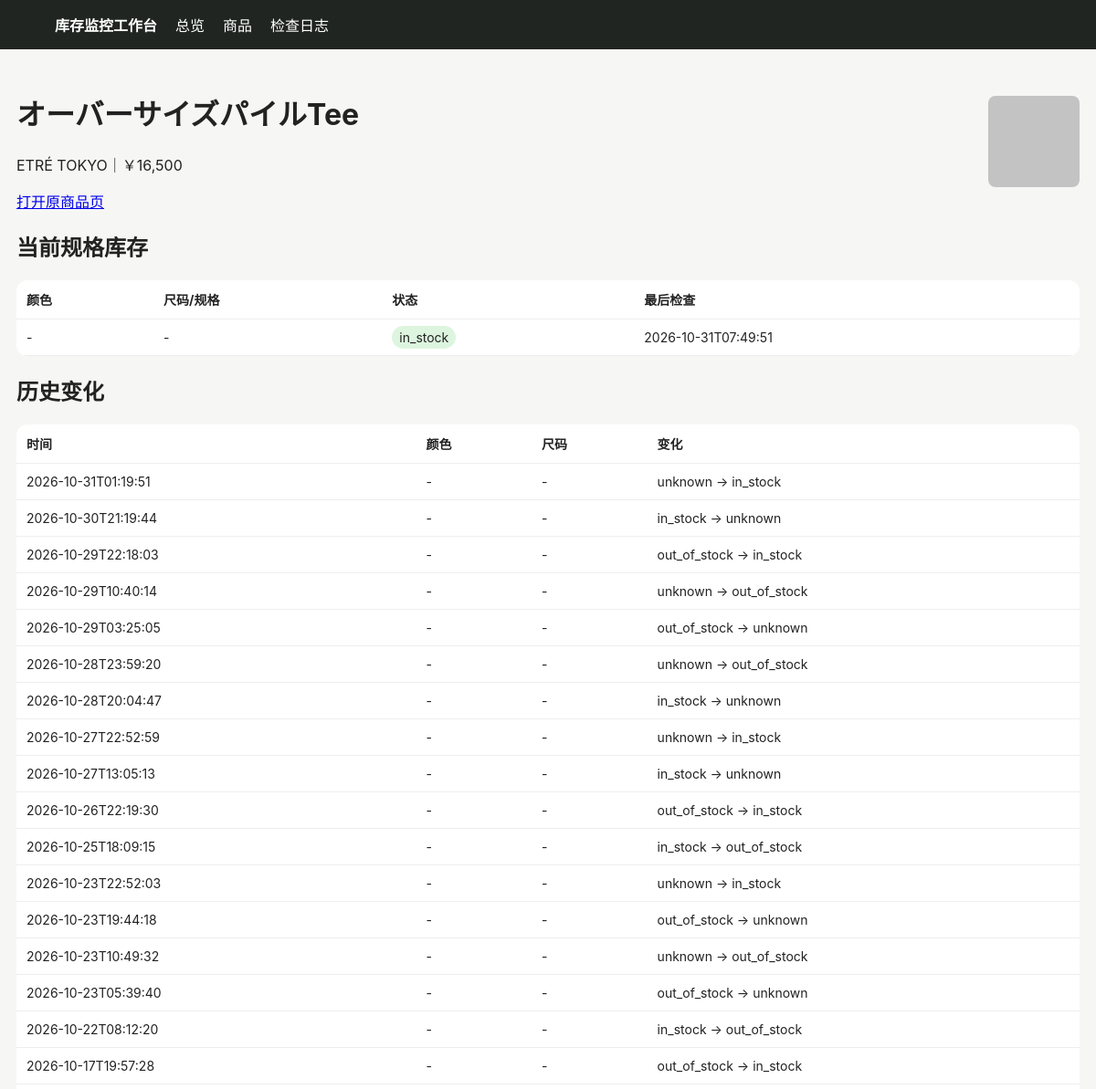
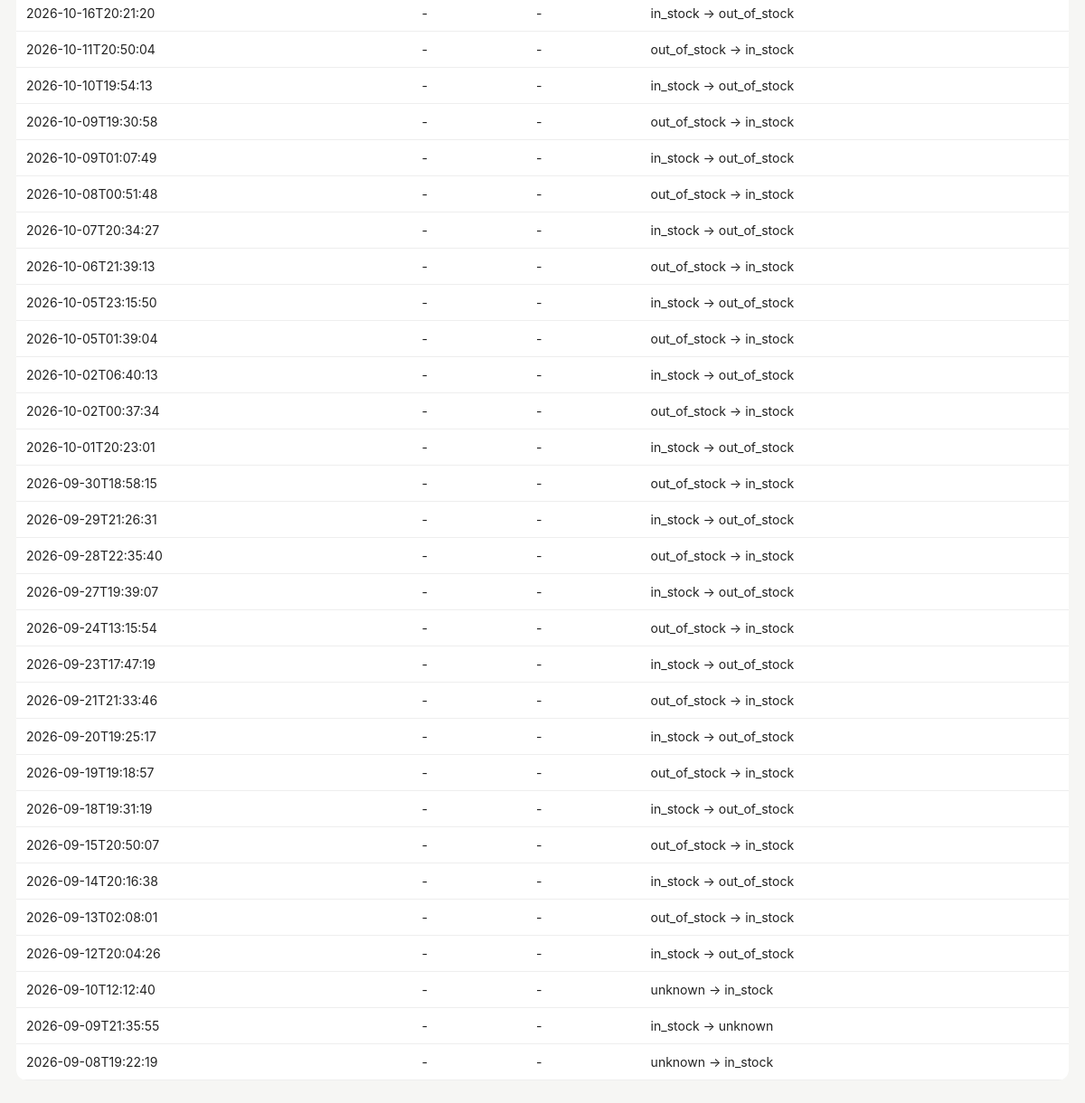
The page /product/631 on the database its author committed (2 pictures, top to bottom).
### tables this page shows
CREATE TABLE products (
 id INTEGER PRIMARY KEY AUTOINCREMENT,
 site TEXT NOT NULL,
 url TEXT NOT NULL UNIQUE,
 name TEXT NOT NULL,
 price TEXT,
 image_url TEXT,
 first_seen TEXT NOT NULL,
 last_seen TEXT NOT NULL
);

CREATE TABLE variants (
 id INTEGER PRIMARY KEY AUTOINCREMENT,
 product_id INTEGER NOT NULL,
 color TEXT NOT NULL DEFAULT '',
 size TEXT NOT NULL DEFAULT '',
 status TEXT NOT NULL,
 last_checked TEXT NOT NULL,
 UNIQUE(product_id, color, size)
);

CREATE TABLE changes (
 id INTEGER PRIMARY KEY AUTOINCREMENT,
 product_id INTEGER NOT NULL,
 color TEXT NOT NULL DEFAULT '',
 size TEXT NOT NULL DEFAULT '',
 old_status TEXT NOT NULL,
 new_status TEXT NOT NULL,
 detected_at TEXT NOT NULL
);

### app/main.py (the view)
@app.get("/product/{pid}")
def product(request: Request, pid: int):
    with conn() as c:
        p=c.execute("SELECT * FROM products WHERE id=?",(pid,)).fetchone()
        vs=c.execute("SELECT * FROM variants WHERE product_id=? ORDER BY color,size",(pid,)).fetchall()
        cs=c.execute("SELECT * FROM changes WHERE product_id=? ORDER BY detected_at DESC",(pid,)).fetchall()
    return templates.TemplateResponse("product.html", {"request":request,"p":p,"variants":vs,"changes":cs})

### app/templates/product.html
{% extends "base.html" %}{% block content %}<div class="top"><div><h1>{{p.name}}</h1><p>{{p.site}}｜{{p.price}}</p><a href="{{p.url}}" target="_blank">打开原商品页</a></div>{% if p.image_url %}<img class="thumb" style="width:100px;height:100px" src="{{p.image_url}}">{% endif %}</div>
<h2>当前规格库存</h2><table><tr><th>颜色</th><th>尺码/规格</th><th>状态</th><th>最后检查</th></tr>{% for v in variants %}<tr><td>{{v.color or "-"}}</td><td>{{v.size or "-"}}</td><td><span class="badge {{v.status}}">{{v.status}}</span></td><td>{{v.last_checked}}</td></tr>{% endfor %}</table>
<h2>历史变化</h2><table><tr><th>时间</th><th>颜色</th><th>尺码</th><th>变化</th></tr>{% for c in changes %}<tr><td>{{c.detected_at}}</td><td>{{c.color or "-"}}</td><td>{{c.size or "-"}}</td><td>{{c.old_status}} → {{c.new_status}}</td></tr>{% endfor %}</table>{% endblock %}

### app/templates/base.html (style rules this page uses)
body { font-family:-apple-system,BlinkMacSystemFont,"Segoe UI",sans-serif;background:#f6f6f4;color:#222;margin:0 }
table { width:100%;border-collapse:collapse;background:#fff;border-radius:12px;overflow:hidden }
th,td { padding:11px;border-bottom:1px solid #eee;text-align:left;font-size:14px }
.badge { padding:4px 8px;border-radius:999px;background:#eee }
.in_stock { background:#ddf5df }
img.thumb { width:52px;height:52px;object-fit:cover;border-radius:8px }
.top { display:flex;justify-content:space-between;align-items:center;margin-bottom:18px }

### rows shown on the page
products: name "オーバーサイズパイルTee", site "ETRÉ TOKYO", price "￥16,500", image_url (picture)
variants: color "-", size "-", status "in_stock", last_checked "2026-10-31T07:49:51"
changes: detected_at "2026-09-24T13:15:54", color "-", size "-", old_status "out_of_stock", new_status "in_stock"
changes: detected_at "2026-09-23T17:47:19", color "-", size "-", old_status "in_stock", new_status "out_of_stock"
changes: detected_at "2026-09-21T21:33:46", color "-", size "-", old_status "out_of_stock", new_status "in_stock"
changes: detected_at "2026-09-20T19:25:17", color "-", size "-", old_status "in_stock", new_status "out_of_stock"
changes: detected_at "2026-09-19T19:18:57", color "-", size "-", old_status "out_of_stock", new_status "in_stock"
changes: detected_at "2026-09-18T19:31:19", color "-", size "-", old_status "in_stock", new_status "out_of_stock"
changes: detected_at "2026-09-15T20:50:07", color "-", size "-", old_status "out_of_stock", new_status "in_stock"
changes: detected_at "2026-09-14T20:16:38", color "-", size "-", old_status "in_stock", new_status "out_of_stock"
changes: detected_at "2026-09-13T02:08:01", color "-", size "-", old_status "out_of_stock", new_status "in_stock"
changes: detected_at "2026-09-12T20:04:26", color "-", size "-", old_status "in_stock", new_status "out_of_stock"
changes: detected_at "2026-09-10T12:12:40", color "-", size "-", old_status "unknown", new_status "in_stock"
changes: detected_at "2026-09-09T21:35:55", color "-", size "-", old_status "in_stock", new_status "unknown"
changes: detected_at "2026-09-08T19:22:19", color "-", size "-", old_status "unknown", new_status "in_stock"

### other values the page prints
{{ c.detected_at }} "2026-10-31T01:19:51" "2026-10-30T21:19:44" "2026-10-29T22:18:03" "2026-10-29T10:40:14" "2026-10-29T03:25:05" "2026-10-28T23:59:20" "2026-10-28T20:04:47" "2026-10-27T22:52:59" "2026-10-27T13:05:13" "2026-10-26T22:19:30" "2026-10-25T18:09:15" "2026-10-23T22:52:03" "2026-10-23T19:44:18" "2026-10-23T10:49:32" "2026-10-23T05:39:40" "2026-10-22T08:12:20" "2026-10-17T19:57:28" "2026-10-16T20:21:20" "2026-10-11T20:50:04" "2026-10-10T19:54:13" "2026-10-09T19:30:58" "2026-10-09T01:07:49" "2026-10-08T00:51:48" "2026-10-07T20:34:27" "2026-10-06T21:39:13" "2026-10-05T23:15:50" "2026-10-05T01:39:04" "2026-10-02T06:40:13" "2026-10-02T00:37:34" "2026-10-01T20:23:01" "2026-09-30T18:58:15" "2026-09-29T21:26:31" "2026-09-28T22:35:40" "2026-09-27T19:39:07"
{{ c.color or "-" }} "-" "-" "-" "-" "-" "-" "-" "-" "-" "-" "-" "-" "-" "-" "-" "-" "-" "-" "-" "-" "-" "-" "-" "-" "-" "-" "-" "-" "-" "-" "-" "-" "-" "-"
{{ c.size or "-" }} "-" "-" "-" "-" "-" "-" "-" "-" "-" "-" "-" "-" "-" "-" "-" "-" "-" "-" "-" "-" "-" "-" "-" "-" "-" "-" "-" "-" "-" "-" "-" "-" "-" "-"
{{ c.old_status }} "unknown" "in_stock" "out_of_stock" "unknown" "out_of_stock" "unknown" "in_stock" "unknown" "in_stock" "out_of_stock" "in_stock" "unknown" "out_of_stock" "unknown" "out_of_stock" "in_stock" "out_of_stock" "in_stock" "out_of_stock" "in_stock" "out_of_stock" "in_stock" "out_of_stock" "in_stock" "out_of_stock" "in_stock" "out_of_stock" "in_stock" "out_of_stock" "in_stock" "out_of_stock" "in_stock" "out_of_stock" "in_stock"
{{ c.new_status }} "in_stock" "unknown" "in_stock" "out_of_stock" "unknown" "out_of_stock" "unknown" "in_stock" "unknown" "in_stock" "out_of_stock" "in_stock" "unknown" "out_of_stock" "unknown" "out_of_stock" "in_stock" "out_of_stock" "in_stock" "out_of_stock" "in_stock" "out_of_stock" "in_stock" "out_of_stock" "in_stock" "out_of_stock" "in_stock" "out_of_stock" "in_stock" "out_of_stock" "in_stock" "out_of_stock" "in_stock" "out_of_stock"
